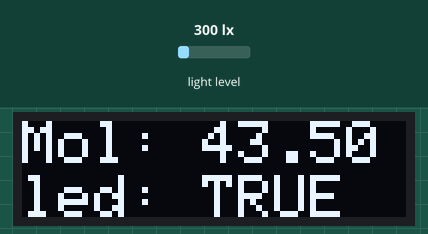
This program was run on a simulated ESP32. Shown: 128×32 one-colour display. The inputs (shaded band) are chosen by the test bench; at power-on: light level 300 lx. WiFi joins after 1.5 s; servers stay silent unless stated; no MQTT or app messages arrive unless stated; what the program prints to the serial monitor is not drawn.

Above: at 2.7 s.
2.8 s: light level set to 500 lx
At 4.1 s:
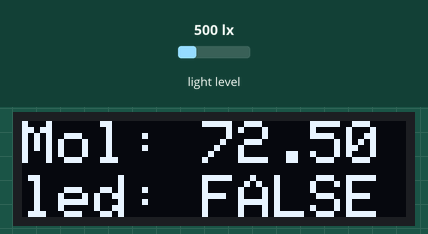
4.4 s: light level set to 40 lx
At 5.8 s:
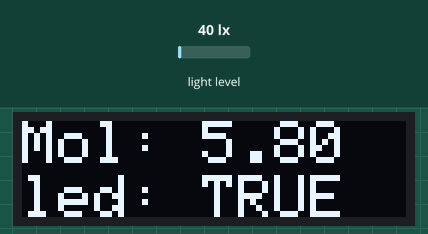
7.9 s: light level set to 1000 lx
At 8.5 s:
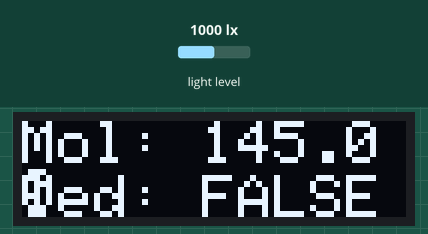
Timing chart, 0 to 10.9 s (numbered marks = the images above; inputs shaded):
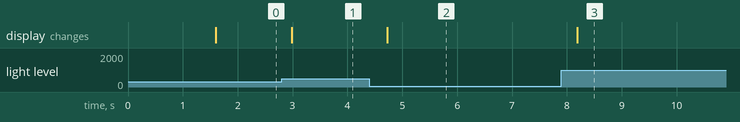

The program:

main.cpp
```cpp
//for help look at: https://github.com/Starmbi/hp_BH1750/wiki
#include <Arduino.h>
#include <hp_BH1750.h>  //  include the library
#include <Adafruit_GFX.h>
#include <Adafruit_SSD1306.h>
#include <WiFi.h>
#include <PubSubClient.h>

#define SCREEN_WIDTH 128 // OLED display width, in pixels
#define SCREEN_HEIGHT 32 // OLED display height, in pixels
#define OLED_RESET     -1 // Reset pin # (or -1 if sharing Arduino reset pin)
#define SCREEN_ADDRESS 0x3C ///< See datasheet for Address; 0x3D for 128x64, 0x3C for 128x32

Adafruit_SSD1306 display(SCREEN_WIDTH, SCREEN_HEIGHT, &Wire, OLED_RESET);
hp_BH1750 BH1750;       //  create the sensor

// ==== WiFi & MQTT setup ====
const char* WIFI_SSID = "Kelompok3";
const char* WIFI_PASSWORD = "333.333.333";

const char* MQTT_BROKER = "192.168.79.244";  // ganti dengan IP PC yang menjalankan mqtt/broker.py
const uint16_t MQTT_PORT = 1883;
const char* MQTT_CLIENT_ID = "hydrolight-esp32";

const char* TOPIC_LUX = "hydrolight/device/lux";
const char* TOPIC_MOL = "hydrolight/device/mol";
const char* TOPIC_LED = "hydrolight/device/led";
const char* TOPIC_STATUS = "hydrolight/device/status";
const char* TOPIC_COMMAND = "hydrolight/device/command";

WiFiClient espClient;
PubSubClient mqttClient(espClient);

void setupWiFi()
{
  WiFi.mode(WIFI_STA);
  WiFi.begin(WIFI_SSID, WIFI_PASSWORD);
  Serial.print("WiFi connecting");
  unsigned long start = millis();
  while (WiFi.status() != WL_CONNECTED && millis() - start < 15000) {
    delay(500);
    Serial.print(".");
  }
  Serial.println();
  if (WiFi.status() == WL_CONNECTED) {
    Serial.print("WiFi connected: ");
    Serial.println(WiFi.localIP());
  } else {
    Serial.println("WiFi failed, continuing offline");
  }
}

void setupMQTT()
{
  if (WiFi.status() != WL_CONNECTED) {
    Serial.println("MQTT skipped: WiFi not connected");
    return;
  }
  mqttClient.setServer(MQTT_BROKER, MQTT_PORT);
  for (int i = 0; i < 5 && !mqttClient.connected(); i++) {
    Serial.print("MQTT connecting...");
    if (mqttClient.connect(MQTT_CLIENT_ID)) {
      Serial.println("connected");
      mqttClient.publish(TOPIC_STATUS, "online", true);
    } else {
      Serial.print("failed, rc=");
      Serial.print(mqttClient.state());
      Serial.println(" retry 2s");
      delay(2000);
    }
  }
}

void onMqttMessage(char* topic, byte* payload, unsigned int length)
{
  Serial.print(topic);
  Serial.print(": ");
  for (unsigned int i = 0; i < length; i++) Serial.print((char)payload[i]);
  Serial.println();
}

void reconnectMQTT()
{
  static unsigned long lastTry = 0;
  if (millis() - lastTry < 5000) return;
  lastTry = millis();
  if (WiFi.status() != WL_CONNECTED) {
    WiFi.reconnect();
    return;
  }
  if (mqttClient.connect(MQTT_CLIENT_ID, TOPIC_STATUS, 0, true, "offline")) {
    mqttClient.publish(TOPIC_STATUS, "online", true);
    mqttClient.subscribe(TOPIC_COMMAND);
  }
}

void setup()
{
  // put your setup code here, to run once:
  Serial.begin(115200);
  bool avail = BH1750.begin(BH1750_TO_GROUND);// init the sensor with address pin connetcted to ground
  // result (bool) wil be be "false" if no sensor found
  if (!avail) {
    Serial.println("No BH1750 sensor found!");
    while (true) {};
  }
    if(!display.begin(SSD1306_SWITCHCAPVCC, SCREEN_ADDRESS)) {
    Serial.println(F("SSD1306 allocation failed"));
    for(;;); // Don't proceed, loop forever
  }

  display.clearDisplay();
	display.setTextSize(2);
	display.setTextColor(SSD1306_WHITE);

  setupWiFi();
  setupMQTT();
  mqttClient.setCallback(onMqttMessage);
  if (mqttClient.connected()) mqttClient.subscribe(TOPIC_COMMAND);
}

void loop()
{

  // put your main code here, to run repeatedly:
  BH1750.start();   //starts a measurement
  float mol=BH1750.getLux() * 0.145;  //  waits until a conversion finished

  display.clearDisplay();
  display.setCursor(0, 0);
	display.print("Mol: ");
	display.print(mol);

  if(mol < 50){
      Serial.print(mol);
      Serial.println(" TRUE");
      display.setCursor(0, 18);
      display.print("led: TRUE");
    } else {
      Serial.print(mol);
      Serial.println(" FALSE");
      display.setCursor(0, 18);
      display.print("led: FALSE");
  }
  display.display();

  if (!mqttClient.connected()) reconnectMQTT();
  mqttClient.loop();
  static unsigned long lastPublish = 0;
  if (mqttClient.connected() && millis() - lastPublish >= 2000) {
    lastPublish = millis();
    char buf[16];
    snprintf(buf, sizeof(buf), "%.2f", mol / 0.145);
    mqttClient.publish(TOPIC_LUX, buf);
    snprintf(buf, sizeof(buf), "%.2f", mol);
    mqttClient.publish(TOPIC_MOL, buf);
    mqttClient.publish(TOPIC_LED, mol < 50 ? "TRUE" : "FALSE");
  }
  delay(333);
}
```

Measured:
- after the input at 2.8 s, the display: changes after 0.19 s (image 1)
- after the input at 4.4 s, the display: changes after 0.32 s (image 2)
- after the input at 7.9 s, the display: changes after 0.29 s (image 3)
